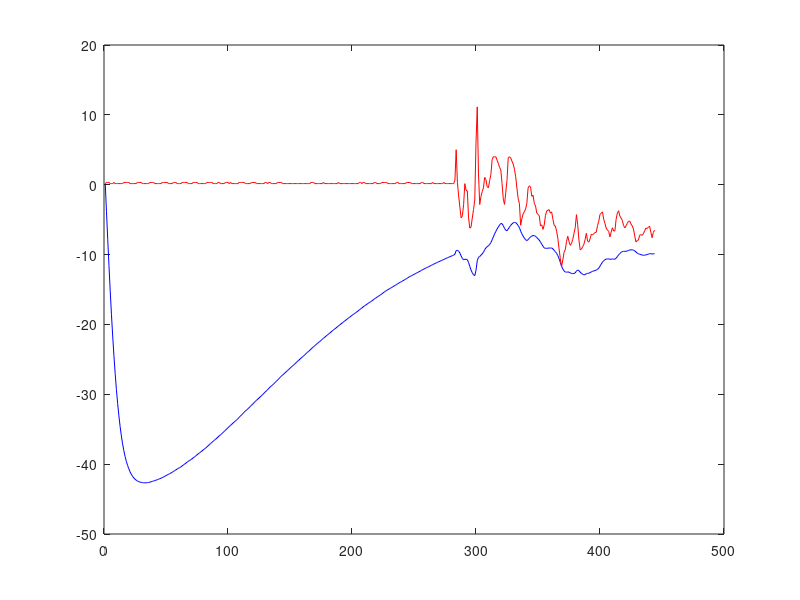
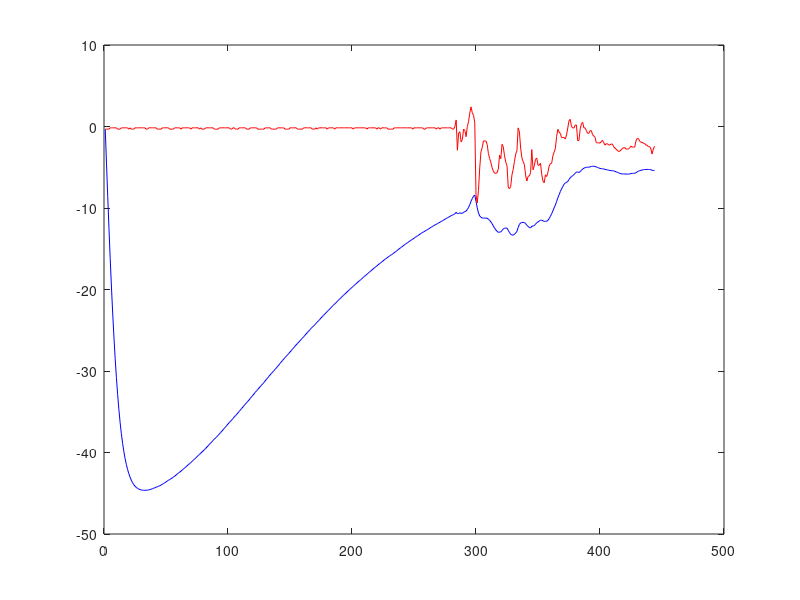
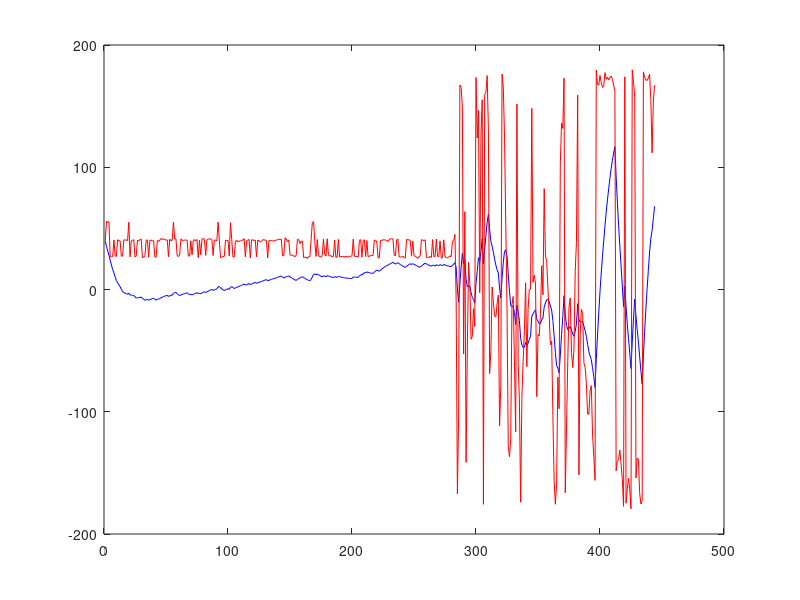

These charts were generated, in order, by the following MATLAB code:
clear all
close all
clc
format short
data = load('results.txt');
rollE = data(:,1);
pitchE = data(:,2);
yawE = data(:,3);
roll = data(:,4);
pitch = data(:,5);
yaw = data(:,6);

plot(rollE, 'color', [0 0 1]);
hold on
plot(roll, 'color', [1 0 0]);

figure(2);

plot(pitchE, 'color', [0 0 1]);
hold on
plot(pitch, 'color', [1 0 0]);

figure(3);
plot(yawE, 'color', [0 0 1]);
hold on
plot(yaw, 'color', [1 0 0]);